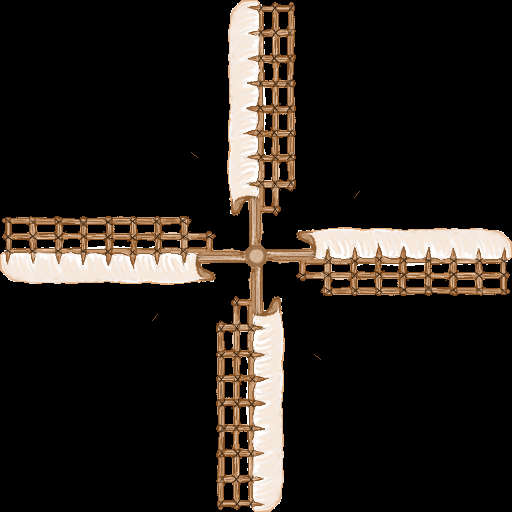
%> input picture Exercise 02/Ex02-Katsaros_Andreas/CV_2-TRANSFORMATIONS/windmill.png, 512 x 512 px
$ octave transform_composition.m   (GNU Octave 9; MATLAB toolbox functions it lacks are replaced by stand-ins)
%> lines starting %> are read from the running program, lines starting %| are printed output that depends on the picture; in (x1, y1, x2, y2) boxes, pixels count from 0 and x2, y2 are one past the last pixel; in counts of white or black regions, pixels touching at a corner belong together; the program's own positions count from 1
    %% Task 6: Comparing Interpolation Methods for Rotating Windmill

    clear; clc; close all;

    % Load images
    rotor = imread('windmill.png');          % Windmill blades
%> rotor is the input picture: size 512x512x3 uint8; mean R, G, B 37.1, 31.6, 26.7
    mask = imread('windmill_mask.png');      % Mask for blades
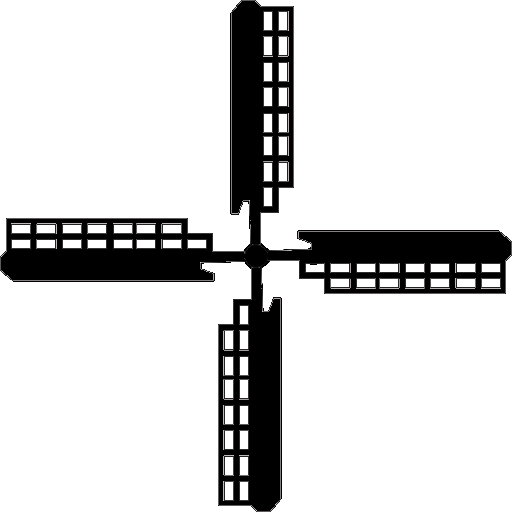
%> input picture Exercise 02/Ex02-Katsaros_Andreas/CV_2-TRANSFORMATIONS/windmill_mask.png, 512 x 512 px
%> mask is the input picture: size 512x512x3 uint8; mean R, G, B 213.6, 213.5, 213.5
    bg = imread('windmill_back.jpeg');       % Background image
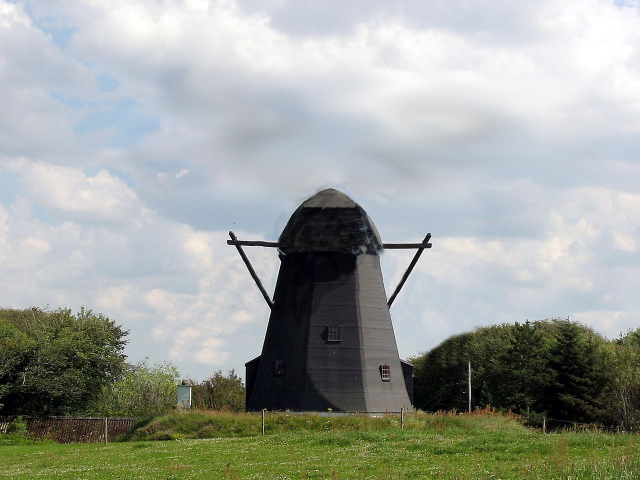
%> input picture Exercise 02/Ex02-Katsaros_Andreas/CV_2-TRANSFORMATIONS/windmill_back.jpeg, 1280 x 960 px (shown at 1/2 size)
%> bg is the input picture: size 960x1280x3 uint8; mean R, G, B 158.2, 162.9, 156.8

    % Convert to double precision
    rotor = im2double(rotor);
%> rotor: size 512x512x3 double
    mask = im2double(rgb2gray(mask));
%> mask: size 512x512 double
    bg = im2double(bg);
%> bg: size 960x1280x3 double

    % Invert the mask to select the rotor region
    mask = ~mask;
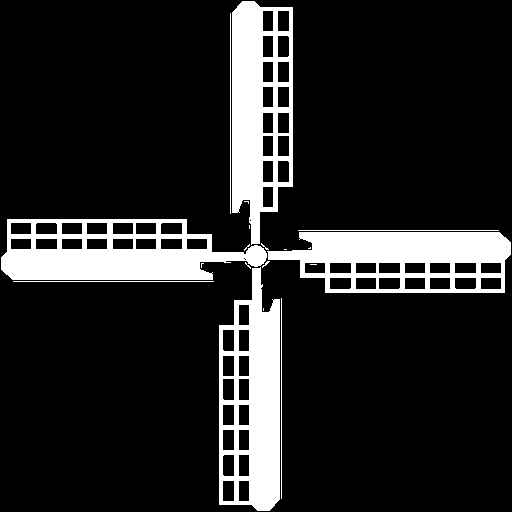
%> mask: size 512x512 logical; 14.6% white; 19 white regions (11 under 20 px), largest, box (x1, y1, x2, y2) and area: (1, 219, 267, 280) 9617, (232, 1, 293, 245) 9245, (219, 267, 280, 511) 9225

    % Find bounding box of the mask
    [r, c] = find(mask);
%> r = 38195 values from 2 to 511; c = 38195 values from 2 to 511
    top = min(r); bottom = max(r);
%> after `top = min(r)`: top = 2
%> after `bottom = max(r)`: bottom = 511
    left = min(c); right = max(c);
%> after `left = min(c)`: left = 2
%> after `right = max(c)`: right = 511

    % Crop the rotor and mask
    mask_c = mask(top:bottom, left:right);
%> mask_c: size 510x510 logical; 14.7% white; 19 white regions (11 under 20 px), largest, box (x1, y1, x2, y2) and area: (0, 218, 266, 279) 9617, (231, 0, 292, 244) 9245, (218, 266, 279, 510) 9225
    rotor_c = rotor(top:bottom, left:right, :);
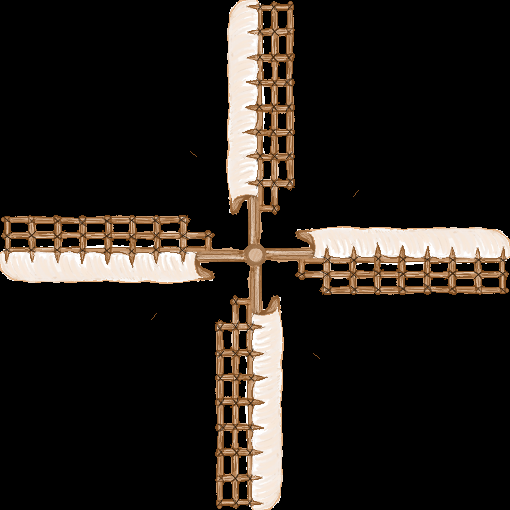
%> rotor_c: size 510x510x3 double; mean R, G, B 0.146, 0.125, 0.105

    % Resize for efficiency
    new_w = round(size(mask_c, 2) / 2);
%> new_w = 255
    new_h = round(size(mask_c, 1) / 2);
%> new_h = 255
    mask_r = imresize(mask_c, [new_h, new_w]);
%> mask_r: size 255x255 logical; 14.7% white; 2 white regions, box (x1, y1, x2, y2) and area: (0, 109, 255, 255) 7148, (114, 0, 146, 121) 2408
    rotor_r = imresize(rotor_c, [new_h, new_w]);
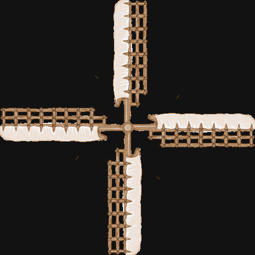
%> rotor_r: size 255x255x3 double; mean R, G, B 0.146, 0.125, 0.105; drawn with min black and max white
    bg_r = imresize(bg, 0.5);

    [bg_h, bg_w, ~] = size(bg_r);
%> bg_h = 480; bg_w = 640
    y_off = round((bg_h - new_h) / 2);
%> y_off = 113
    x_off = round((bg_w - new_w) / 2);
%> x_off = 193

    % Define interpolation methods to compare
    interp_methods = {'nearest', 'bilinear', 'bicubic'};
    output_names = {'windmill_rot_nearest.avi', 'windmill_rot_linear.avi', 'windmill_rot_cubic.avi'};

    % Total number of frames and angle step
    n_frames = 200;
    a_step = -360 / n_frames;

    for m = 1:length(interp_methods)
        interp_method = interp_methods{m};
        vid_name = output_names{m};

        vid = VideoWriter(vid_name);
        vid.FrameRate = 30;
        open(vid);

        for k = 1:n_frames
            angle = (k - 1) * a_step;

            % Rotate using chosen interpolation for the rotor
            % Mask remains with nearest to preserve binary nature
            rotor_rot = imrotate(rotor_r, angle, interp_method, 'crop');
            mask_rot = imrotate(mask_r, angle, 'nearest', 'crop');

            % Overlay on background
            frame = bg_r;
            roi = frame(y_off+1:y_off+new_h, x_off+1:x_off+new_w, :);

            % Blend using mask
            for ch = 1:3
                roi(:,:,ch) = rotor_rot(:,:,ch) .* mask_rot + roi(:,:,ch) .* (1 - mask_rot);
            end

            frame(y_off+1:y_off+new_h, x_off+1:x_off+new_w, :) = roi;

            writeVideo(vid, im2uint8(frame));

            % Optional visualization
            % imshow(frame);
            % title(sprintf('%s: Frame %d of %d', interp_method, k, n_frames));
            % pause(0.01);
        end

        close(vid);
        fprintf('Video saved as %s using %s interpolation.\n', vid_name, interp_method);
    end
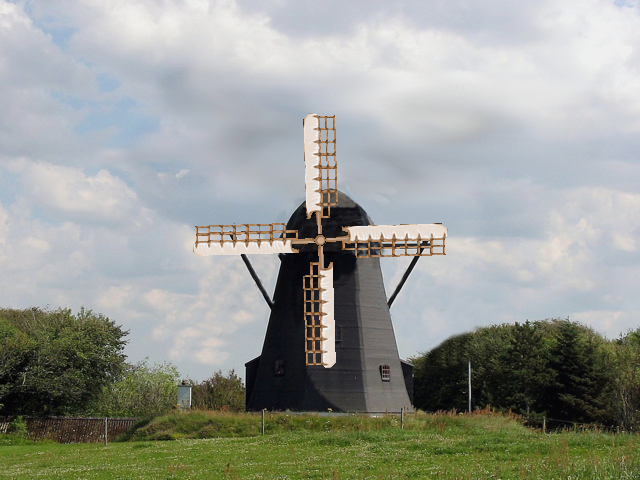
%> frame: size 480x640x3 double; mean R, G, B 0.632, 0.647, 0.619; drawn with min black and max white
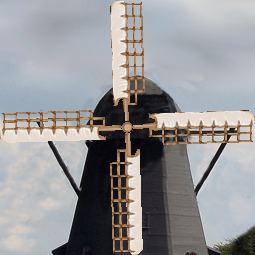
%> roi: size 255x255x3 double; mean R, G, B 0.622, 0.621, 0.627; drawn with min black and max white
%> after the loop, vid = {FrameRate 30, Quality 75}
